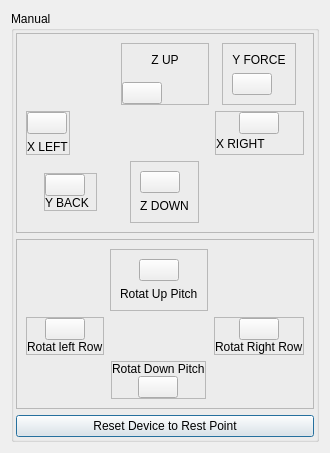
            <widget class="QWidget" name="tab_Movement">
             <attribute name="title">
              <string>Movement</string>
             </attribute>
             <layout class="QVBoxLayout" name="verticalLayout_20">
              <item>
               <widget class="QGroupBox" name="groupBox_9">
                <property name="title">
                 <string>Manual</string>
                </property>
                <layout class="QVBoxLayout" name="verticalLayout_21">
                 <property name="leftMargin">
                  <number>2</number>
                 </property>
                 <property name="topMargin">
                  <number>2</number>
                 </property>
                 <property name="rightMargin">
                  <number>2</number>
                 </property>
                 <property name="bottomMargin">
                  <number>2</number>
                 </property>
                 <item>
                  <widget class="QFrame" name="frame_12">
                   <property name="frameShape">
                    <enum>QFrame::StyledPanel</enum>
                   </property>
                   <property name="frameShadow">
                    <enum>QFrame::Raised</enum>
                   </property>
                   <layout class="QGridLayout" name="gridLayout">
                    <item row="3" column="2" alignment="Qt::AlignHCenter|Qt::AlignVCenter">
                     <widget class="QFrame" name="frame_18">
                      <property name="frameShape">
                       <enum>QFrame::StyledPanel</enum>
                      </property>
                      <property name="frameShadow">
                       <enum>QFrame::Raised</enum>
                      </property>
                      <layout class="QVBoxLayout" name="verticalLayout_26">
                       <item alignment="Qt::AlignTop">
                        <widget class="QPushButton" name="pushButton_zDown">
                         <property name="sizePolicy">
                          <sizepolicy hsizetype="Maximum" vsizetype="Fixed">
                           <horstretch>0</horstretch>
                           <verstretch>0</verstretch>
                          </sizepolicy>
                         </property>
                         <property name="font">
                          <font>
                           <weight>75</weight>
                           <bold>true</bold>
                          </font>
                         </property>
                         <property name="text">
                          <string/>
                         </property>
                         <property name="icon">
                          <iconset>
                           <normaloff>icons/images/chevron down.svg</normaloff>icons/images/chevron down.svg</iconset>
                         </property>
                         <property name="iconSize">
                          <size>
                           <width>40</width>
                           <height>40</height>
                          </size>
                         </property>
                         <property name="flat">
                          <bool>false</bool>
                         </property>
                        </widget>
                       </item>
                       <item>
                        <widget class="QLabel" name="label_40">
                         <property name="text">
                          <string>Z DOWN</string>
                         </property>
                         <property name="alignment">
                          <set>Qt::AlignCenter</set>
                         </property>
                        </widget>
                       </item>
                      </layout>
                     </widget>
                    </item>
                    <item row="3" column="0" alignment="Qt::AlignHCenter|Qt::AlignVCenter">
                     <widget class="QFrame" name="frame_19">
                      <property name="frameShape">
                       <enum>QFrame::StyledPanel</enum>
                      </property>
                      <property name="frameShadow">
                       <enum>QFrame::Raised</enum>
                      </property>
                      <layout class="QVBoxLayout" name="verticalLayout_27">
                       <property name="spacing">
                        <number>0</number>
                       </property>
                       <property name="leftMargin">
                        <number>0</number>
                       </property>
                       <property name="topMargin">
                        <number>0</number>
                       </property>
                       <property name="rightMargin">
                        <number>0</number>
                       </property>
                       <property name="bottomMargin">
                        <number>0</number>
                       </property>
                       <item>
                        <widget class="QPushButton" name="pushButton_yLeft">
                         <property name="sizePolicy">
                          <sizepolicy hsizetype="Fixed" vsizetype="Fixed">
                           <horstretch>0</horstretch>
                           <verstretch>0</verstretch>
                          </sizepolicy>
                         </property>
                         <property name="font">
                          <font>
                           <weight>75</weight>
                           <bold>true</bold>
                          </font>
                         </property>
                         <property name="text">
                          <string/>
                         </property>
                         <property name="icon">
                          <iconset>
                           <normaloff>icons/images/111.svg</normaloff>icons/images/111.svg</iconset>
                         </property>
                         <property name="iconSize">
                          <size>
                           <width>40</width>
                           <height>40</height>
                          </size>
                         </property>
                         <property name="flat">
                          <bool>false</bool>
                         </property>
                        </widget>
                       </item>
                       <item alignment="Qt::AlignHCenter|Qt::AlignVCenter">
                        <widget class="QLabel" name="label_41">
                         <property name="text">
                          <string>Y BACK  </string>
                         </property>
                        </widget>
                       </item>
                      </layout>
                     </widget>
                    </item>
                    <item row="0" column="3" alignment="Qt::AlignHCenter|Qt::AlignVCenter">
                     <widget class="QFrame" name="frame_27">
                      <property name="frameShape">
                       <enum>QFrame::StyledPanel</enum>
                      </property>
                      <property name="frameShadow">
                       <enum>QFrame::Raised</enum>
                      </property>
                      <layout class="QVBoxLayout" name="verticalLayout_30">
                       <item>
                        <widget class="QLabel" name="label_44">
                         <property name="text">
                          <string>Y FORCE</string>
                         </property>
                         <property name="alignment">
                          <set>Qt::AlignCenter</set>
                         </property>
                        </widget>
                       </item>
                       <item alignment="Qt::AlignBottom">
                        <widget class="QPushButton" name="pushButton_yRight">
                         <property name="sizePolicy">
                          <sizepolicy hsizetype="Fixed" vsizetype="Fixed">
                           <horstretch>0</horstretch>
                           <verstretch>0</verstretch>
                          </sizepolicy>
                         </property>
                         <property name="font">
                          <font>
                           <weight>75</weight>
                           <bold>true</bold>
                          </font>
                         </property>
                         <property name="text">
                          <string/>
                         </property>
                         <property name="icon">
                          <iconset>
                           <normaloff>icons/images/arrow up right.svg</normaloff>icons/images/arrow up right.svg</iconset>
                         </property>
                         <property name="iconSize">
                          <size>
                           <width>40</width>
                           <height>40</height>
                          </size>
                         </property>
                         <property name="flat">
                          <bool>false</bool>
                         </property>
                        </widget>
                       </item>
                      </layout>
                     </widget>
                    </item>
                    <item row="1" column="0" alignment="Qt::AlignLeft">
                     <widget class="QFrame" name="frame_24">
                      <property name="frameShape">
                       <enum>QFrame::StyledPanel</enum>
                      </property>
                      <property name="frameShadow">
                       <enum>QFrame::Raised</enum>
                      </property>
                      <layout class="QVBoxLayout" name="verticalLayout_28">
                       <property name="spacing">
                        <number>6</number>
                       </property>
                       <property name="leftMargin">
                        <number>0</number>
                       </property>
                       <property name="topMargin">
                        <number>0</number>
                       </property>
                       <property name="rightMargin">
                        <number>0</number>
                       </property>
                       <property name="bottomMargin">
                        <number>0</number>
                       </property>
                       <item>
                        <widget class="QPushButton" name="pushButton_xLeft">
                         <property name="sizePolicy">
                          <sizepolicy hsizetype="Fixed" vsizetype="Fixed">
                           <horstretch>0</horstretch>
                           <verstretch>0</verstretch>
                          </sizepolicy>
                         </property>
                         <property name="font">
                          <font>
                           <weight>75</weight>
                           <bold>true</bold>
                          </font>
                         </property>
                         <property name="text">
                          <string/>
                         </property>
                         <property name="icon">
                          <iconset>
                           <normaloff>../icons/images/angle left.svg</normaloff>../icons/images/angle left.svg</iconset>
                         </property>
                         <property name="iconSize">
                          <size>
                           <width>40</width>
                           <height>40</height>
                          </size>
                         </property>
                         <property name="flat">
                          <bool>false</bool>
                         </property>
                        </widget>
                       </item>
                       <item alignment="Qt::AlignHCenter|Qt::AlignVCenter">
                        <widget class="QLabel" name="label_42">
                         <property name="text">
                          <string>X LEFT</string>
                         </property>
                        </widget>
                       </item>
                      </layout>
                     </widget>
                    </item>
                    <item row="0" column="2">
                     <widget class="QFrame" name="frame_25">
                      <property name="frameShape">
                       <enum>QFrame::StyledPanel</enum>
                      </property>
                      <property name="frameShadow">
                       <enum>QFrame::Raised</enum>
                      </property>
                      <layout class="QVBoxLayout" name="verticalLayout_29">
                       <property name="leftMargin">
                        <number>0</number>
                       </property>
                       <property name="topMargin">
                        <number>0</number>
                       </property>
                       <property name="rightMargin">
                        <number>0</number>
                       </property>
                       <property name="bottomMargin">
                        <number>0</number>
                       </property>
                       <item>
                        <widget class="QLabel" name="label_43">
                         <property name="text">
                          <string>Z UP</string>
                         </property>
                         <property name="alignment">
                          <set>Qt::AlignCenter</set>
                         </property>
                        </widget>
                       </item>
                       <item>
                        <widget class="QPushButton" name="pushButton_zUp">
                         <property name="sizePolicy">
                          <sizepolicy hsizetype="Fixed" vsizetype="Fixed">
                           <horstretch>0</horstretch>
                           <verstretch>0</verstretch>
                          </sizepolicy>
                         </property>
                         <property name="font">
                          <font>
                           <weight>75</weight>
                           <bold>true</bold>
                          </font>
                         </property>
                         <property name="inputMethodHints">
                          <set>Qt::ImhNone</set>
                         </property>
                         <property name="text">
                          <string/>
                         </property>
                         <property name="icon">
                          <iconset>
                           <normaloff>icons/images/UP.svg</normaloff>icons/images/UP.svg</iconset>
                         </property>
                         <property name="iconSize">
                          <size>
                           <width>40</width>
                           <height>40</height>
                          </size>
                         </property>
                         <property name="flat">
                          <bool>false</bool>
                         </property>
                        </widget>
                       </item>
                      </layout>
                     </widget>
                    </item>
                    <item row="1" column="3">
                     <widget class="QFrame" name="frame_28">
                      <property name="frameShape">
                       <enum>QFrame::StyledPanel</enum>
                      </property>
                      <property name="frameShadow">
                       <enum>QFrame::Raised</enum>
                      </property>
                      <layout class="QVBoxLayout" name="verticalLayout_31">
                       <property name="spacing">
                        <number>0</number>
                       </property>
                       <property name="leftMargin">
                        <number>0</number>
                       </property>
                       <property name="topMargin">
                        <number>0</number>
                       </property>
                       <property name="rightMargin">
                        <number>0</number>
                       </property>
                       <property name="bottomMargin">
                        <number>0</number>
                       </property>
                       <item alignment="Qt::AlignHCenter">
                        <widget class="QPushButton" name="pushButton_xRight">
                         <property name="sizePolicy">
                          <sizepolicy hsizetype="Fixed" vsizetype="Fixed">
                           <horstretch>0</horstretch>
                           <verstretch>0</verstretch>
                          </sizepolicy>
                         </property>
                         <property name="font">
                          <font>
                           <weight>75</weight>
                           <bold>true</bold>
                          </font>
                         </property>
                         <property name="text">
                          <string/>
                         </property>
                         <property name="icon">
                          <iconset>
                           <normaloff>icons/images/chevron right.svg</normaloff>icons/images/chevron right.svg</iconset>
                         </property>
                         <property name="iconSize">
                          <size>
                           <width>40</width>
                           <height>40</height>
                          </size>
                         </property>
                         <property name="shortcut">
                          <string notr="true"/>
                         </property>
                         <property name="autoExclusive">
                          <bool>true</bool>
                         </property>
                         <property name="flat">
                          <bool>false</bool>
                         </property>
                        </widget>
                       </item>
                       <item>
                        <widget class="QLabel" name="label_45">
                         <property name="text">
                          <string>X RIGHT</string>
                         </property>
                        </widget>
                       </item>
                      </layout>
                     </widget>
                    </item>
                   </layout>
                  </widget>
                 </item>
                 <item>
                  <widget class="QFrame" name="frame_14">
                   <property name="frameShape">
                    <enum>QFrame::StyledPanel</enum>
                   </property>
                   <property name="frameShadow">
                    <enum>QFrame::Raised</enum>
                   </property>
                   <layout class="QGridLayout" name="gridLayout_4">
                    <item row="1" column="0" alignment="Qt::AlignHCenter|Qt::AlignVCenter">
                     <widget class="QFrame" name="frame_15">
                      <property name="frameShape">
                       <enum>QFrame::StyledPanel</enum>
                      </property>
                      <property name="frameShadow">
                       <enum>QFrame::Raised</enum>
                      </property>
                      <layout class="QVBoxLayout" name="verticalLayout_23">
                       <property name="spacing">
                        <number>0</number>
                       </property>
                       <property name="leftMargin">
                        <number>0</number>
                       </property>
                       <property name="topMargin">
                        <number>0</number>
                       </property>
                       <property name="rightMargin">
                        <number>0</number>
                       </property>
                       <property name="bottomMargin">
                        <number>0</number>
                       </property>
                       <item alignment="Qt::AlignHCenter">
                        <widget class="QPushButton" name="pushButton_bRight">
                         <property name="sizePolicy">
                          <sizepolicy hsizetype="Fixed" vsizetype="Fixed">
                           <horstretch>0</horstretch>
                           <verstretch>0</verstretch>
                          </sizepolicy>
                         </property>
                         <property name="font">
                          <font>
                           <weight>75</weight>
                           <bold>true</bold>
                          </font>
                         </property>
                         <property name="text">
                          <string/>
                         </property>
                         <property name="icon">
                          <iconset>
                           <normaloff>icons/images/rotate left.svg</normaloff>icons/images/rotate left.svg</iconset>
                         </property>
                         <property name="iconSize">
                          <size>
                           <width>40</width>
                           <height>40</height>
                          </size>
                         </property>
                         <property name="checkable">
                          <bool>false</bool>
                         </property>
                         <property name="autoExclusive">
                          <bool>false</bool>
                         </property>
                         <property name="flat">
                          <bool>false</bool>
                         </property>
                        </widget>
                       </item>
                       <item alignment="Qt::AlignHCenter">
                        <widget class="QLabel" name="label_37">
                         <property name="text">
                          <string>Rotat left Row</string>
                         </property>
                        </widget>
                       </item>
                      </layout>
                     </widget>
                    </item>
                    <item row="1" column="3" alignment="Qt::AlignHCenter|Qt::AlignVCenter">
                     <widget class="QFrame" name="frame_11">
                      <property name="frameShape">
                       <enum>QFrame::StyledPanel</enum>
                      </property>
                      <property name="frameShadow">
                       <enum>QFrame::Raised</enum>
                      </property>
                      <layout class="QVBoxLayout" name="verticalLayout_22">
                       <property name="spacing">
                        <number>0</number>
                       </property>
                       <property name="leftMargin">
                        <number>0</number>
                       </property>
                       <property name="topMargin">
                        <number>0</number>
                       </property>
                       <property name="rightMargin">
                        <number>0</number>
                       </property>
                       <property name="bottomMargin">
                        <number>0</number>
                       </property>
                       <item alignment="Qt::AlignHCenter">
                        <widget class="QPushButton" name="pushButton_bLeft">
                         <property name="sizePolicy">
                          <sizepolicy hsizetype="Fixed" vsizetype="Fixed">
                           <horstretch>0</horstretch>
                           <verstretch>0</verstretch>
                          </sizepolicy>
                         </property>
                         <property name="font">
                          <font>
                           <weight>75</weight>
                           <bold>true</bold>
                          </font>
                         </property>
                         <property name="text">
                          <string/>
                         </property>
                         <property name="icon">
                          <iconset>
                           <normaloff>icons/images/rotate right.svg</normaloff>icons/images/rotate right.svg</iconset>
                         </property>
                         <property name="iconSize">
                          <size>
                           <width>40</width>
                           <height>40</height>
                          </size>
                         </property>
                         <property name="flat">
                          <bool>false</bool>
                         </property>
                        </widget>
                       </item>
                       <item>
                        <widget class="QLabel" name="label_36">
                         <property name="text">
                          <string>Rotat Right Row</string>
                         </property>
                        </widget>
                       </item>
                      </layout>
                     </widget>
                    </item>
                    <item row="0" column="2" alignment="Qt::AlignHCenter|Qt::AlignVCenter">
                     <widget class="QFrame" name="frame_17">
                      <property name="frameShape">
                       <enum>QFrame::StyledPanel</enum>
                      </property>
                      <property name="frameShadow">
                       <enum>QFrame::Raised</enum>
                      </property>
                      <layout class="QVBoxLayout" name="verticalLayout_25">
                       <item alignment="Qt::AlignHCenter">
                        <widget class="QPushButton" name="pushButton_aClock">
                         <property name="sizePolicy">
                          <sizepolicy hsizetype="Fixed" vsizetype="Fixed">
                           <horstretch>40</horstretch>
                           <verstretch>40</verstretch>
                          </sizepolicy>
                         </property>
                         <property name="font">
                          <font>
                           <weight>75</weight>
                           <bold>true</bold>
                          </font>
                         </property>
                         <property name="styleSheet">
                          <string notr="true">  box-shadow: 0 8px 16px 0 rgba(0,0,0,0.2), 0 6px 20px 0 rgba(0,0,0,0.19);
</string>
                         </property>
                         <property name="text">
                          <string/>
                         </property>
                         <property name="icon">
                          <iconset>
                           <normaloff>icons/images/rotateup.svg</normaloff>icons/images/rotateup.svg</iconset>
                         </property>
                         <property name="iconSize">
                          <size>
                           <width>40</width>
                           <height>40</height>
                          </size>
                         </property>
                         <property name="flat">
                          <bool>false</bool>
                         </property>
                        </widget>
                       </item>
                       <item alignment="Qt::AlignHCenter">
                        <widget class="QLabel" name="label_39">
                         <property name="text">
                          <string>Rotat Up Pitch</string>
                         </property>
                        </widget>
                       </item>
                      </layout>
                     </widget>
                    </item>
                    <item row="2" column="2" alignment="Qt::AlignHCenter|Qt::AlignVCenter">
                     <widget class="QFrame" name="frame_16">
                      <property name="frameShape">
                       <enum>QFrame::StyledPanel</enum>
                      </property>
                      <property name="frameShadow">
                       <enum>QFrame::Raised</enum>
                      </property>
                      <layout class="QVBoxLayout" name="verticalLayout_24">
                       <property name="spacing">
                        <number>0</number>
                       </property>
                       <property name="leftMargin">
                        <number>0</number>
                       </property>
                       <property name="topMargin">
                        <number>0</number>
                       </property>
                       <property name="rightMargin">
                        <number>0</number>
                       </property>
                       <property name="bottomMargin">
                        <number>0</number>
                       </property>
                       <item alignment="Qt::AlignHCenter|Qt::AlignBottom">
                        <widget class="QLabel" name="label_38">
                         <property name="text">
                          <string>Rotat Down Pitch</string>
                         </property>
                        </widget>
                       </item>
                       <item alignment="Qt::AlignHCenter">
                        <widget class="QPushButton" name="pushButton_aCClock">
                         <property name="sizePolicy">
                          <sizepolicy hsizetype="Fixed" vsizetype="Fixed">
                           <horstretch>0</horstretch>
                           <verstretch>0</verstretch>
                          </sizepolicy>
                         </property>
                         <property name="font">
                          <font>
                           <weight>75</weight>
                           <italic>false</italic>
                           <bold>true</bold>
                           <underline>false</underline>
                           <strikeout>false</strikeout>
                           <stylestrategy>PreferDefault</stylestrategy>
                           <kerning>true</kerning>
                          </font>
                         </property>
                         <property name="cursor">
                          <cursorShape>ArrowCursor</cursorShape>
                         </property>
                         <property name="mouseTracking">
                          <bool>true</bool>
                         </property>
                         <property name="tabletTracking">
                          <bool>false</bool>
                         </property>
                         <property name="text">
                          <string/>
                         </property>
                         <property name="icon">
                          <iconset>
                           <normaloff>icons/images/rotatedown.svg</normaloff>icons/images/rotatedown.svg</iconset>
                         </property>
                         <property name="iconSize">
                          <size>
                           <width>40</width>
                           <height>40</height>
                          </size>
                         </property>
                         <property name="flat">
                          <bool>false</bool>
                         </property>
                        </widget>
                       </item>
                      </layout>
                     </widget>
                    </item>
                   </layout>
                  </widget>
                 </item>
                 <item>
                  <widget class="QPushButton" name="pushButton_7">
                   <property name="text">
                    <string>Reset Device to Rest Point</string>
                   </property>
                   <property name="checkable">
                    <bool>false</bool>
                   </property>
                   <property name="autoDefault">
                    <bool>false</bool>
                   </property>
                   <property name="default">
                    <bool>true</bool>
                   </property>
                  </widget>
                 </item>
                </layout>
               </widget>
              </item>
             </layout>
            </widget>
